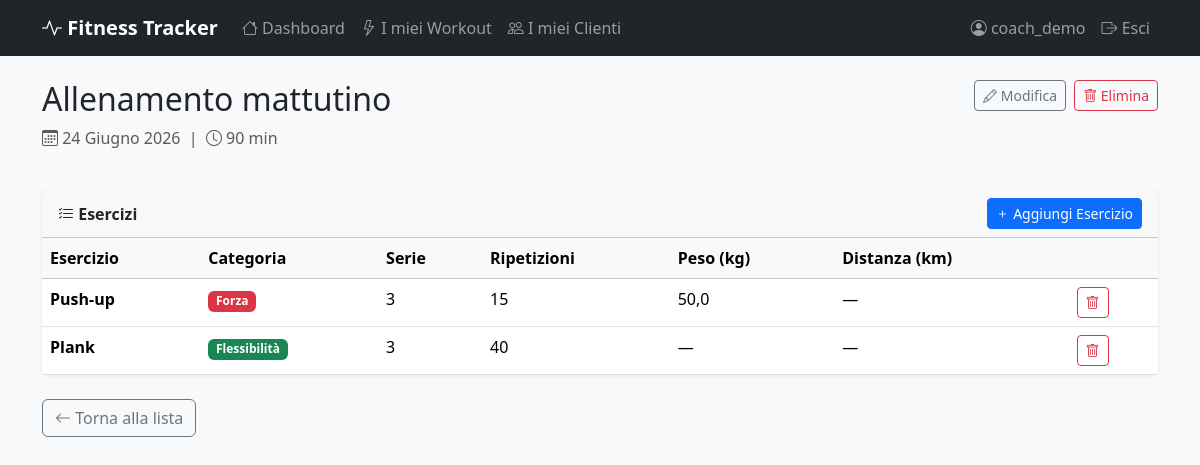
The page /workouts/7/ (signed in) on the database its author committed.
### users/models.py (models this page shows, shortened)
class CustomUser(AbstractUser):
    ROLE_CHOICES = [('standard', 'Utente Standard'), ('coach', 'Coach')]
    role = models.CharField(max_length=20, choices=ROLE_CHOICES, default='standard')
    bio = models.TextField(blank=True)
    avatar = models.ImageField(upload_to='avatars/', blank=True, null=True)

### workouts/models.py (models this page shows, shortened)
class Workout(models.Model):
    user = models.ForeignKey(
        settings.AUTH_USER_MODEL,
        on_delete=models.CASCADE,
        related_name='workouts'
    )
    created_by = models.ForeignKey(
        settings.AUTH_USER_MODEL,
        on_delete=models.SET_NULL,
        null=True,
        blank=True,
        related_name='created_workouts'
    )
    title = models.CharField(max_length=200)
    date = models.DateField()
    duration = models.IntegerField(help_text='Durata in minuti')
    notes = models.TextField(blank=True)
    exercises = models.ManyToManyField(
        ExerciseType,
        through='WorkoutExercise',
        blank=True
    )
    class Meta:
        ordering = ['-date']

class WorkoutExercise(models.Model):
    workout = models.ForeignKey(
        Workout,
        on_delete=models.CASCADE,
        related_name='workout_exercises'
    )
    exercise = models.ForeignKey(ExerciseType, on_delete=models.CASCADE)
    sets = models.IntegerField(null=True, blank=True)
    reps = models.IntegerField(null=True, blank=True)
    weight = models.FloatField(null=True, blank=True, help_text='Peso in kg')
    distance = models.FloatField(null=True, blank=True, help_text='Distanza in km')

class ExerciseType(models.Model):
    CATEGORY_CHOICES = [
        ('strength', 'Forza'),
        ('cardio', 'Cardio'),
        ('flexibility', 'Flessibilità'),
        ('other', 'Altro'),
    ]
    name = models.CharField(max_length=100, unique=True)
    category = models.CharField(max_length=20, choices=CATEGORY_CHOICES)
    class Meta:
        ordering = ['name']

### workouts/views.py (the view)
# urls.py: path('workouts/<int:pk>/', views.WorkoutDetailView.as_view(), name='workout_detail'),
class WorkoutDetailView(LoginRequiredMixin, DetailView):
    model = Workout
    template_name = 'workouts/workout_detail.html'
    context_object_name = 'workout'
    def get_queryset(self):
        user = self.request.user
        if user.role == 'coach':
            assigned_ids = CoachAssignment.objects.filter(
                coach=user
            ).values_list('user_id', flat=True)
            return Workout.objects.filter(Q(user=user) | Q(user_id__in=assigned_ids))
        return Workout.objects.filter(user=user)
    def get_context_data(self, **kwargs):
        context = super().get_context_data(**kwargs)
        context['exercises'] = self.object.workout_exercises.select_related('exercise').all()
        context['exercise_form'] = WorkoutExerciseForm()
        return context

### templates/workouts/workout_detail.html (shortened to what this page needs)
{% extends "base.html" %}
{% block content %}
<div class="d-flex justify-content-between align-items-start mb-4">
  <div>
    <h2>{{ workout.title }}</h2>
    <p class="text-muted">
      <i class="bi bi-calendar3"></i> {{ workout.date }}
      &nbsp;|&nbsp;
      <i class="bi bi-clock"></i> {{ workout.duration }} min
    </p>
  </div>
  <div class="d-flex gap-2">
    <a href="{% url 'workout_edit' workout.pk %}" class="btn btn-outline-secondary btn-sm">
      <i class="bi bi-pencil"></i> Modifica
    </a>
    <a href="{% url 'workout_delete' workout.pk %}" class="btn btn-outline-danger btn-sm">
      <i class="bi bi-trash"></i> Elimina
    </a>
  </div>
</div>
<div class="card mb-4">
  <div class="card-header d-flex justify-content-between align-items-center">
    <strong><i class="bi bi-list-check"></i> Esercizi</strong>
    <a href="{% url 'exercise_add' workout.pk %}" class="btn btn-sm btn-primary">
      <i class="bi bi-plus"></i> Aggiungi Esercizio
    </a>
  </div>
  <div class="card-body p-0">
    {% if exercises %}
      <div class="table-responsive">
        <table class="table table-hover mb-0">
          <thead class="table-light">
            <tr>
              <th>Esercizio</th>
              <th>Categoria</th>
              <th>Serie</th>
              <th>Ripetizioni</th>
              <th>Peso (kg)</th>
              <th>Distanza (km)</th>
              <th></th>
            </tr>
          </thead>
          <tbody>
            {% for we in exercises %}
              <tr>
                <td><strong>{{ we.exercise.name }}</strong></td>
                <td>
                  <span class="badge badge-{{ we.exercise.category }}">
                    {{ we.exercise.get_category_display }}
                  </span>
                </td>
                <td>{{ we.sets|default:"—" }}</td>
                <td>{{ we.reps|default:"—" }}</td>
                <td>{{ we.weight|default:"—" }}</td>
                <td>{{ we.distance|default:"—" }}</td>
                <td>
                  <a href="{% url 'exercise_delete' workout.pk we.pk %}" class="btn btn-sm btn-outline-danger">
                    <i class="bi bi-trash"></i>
                  </a>
                </td>
              </tr>
            {% endfor %}
          </tbody>
        </table>
      </div>
    {% else %}
      <p class="text-muted text-center py-3">Nessun esercizio. <a href="{% url 'exercise_add' workout.pk %}">Aggiungine uno!</a></p>
    {% endif %}
  </div>
</div>
<a href="{% url 'workout_list' %}" class="btn btn-outline-secondary">
  <i class="bi bi-arrow-left"></i> Torna alla lista
</a>
{% endblock %}

### templates/partials/navbar.html (shortened to what this page needs)
<nav class="navbar navbar-expand-lg navbar-dark bg-dark">
  <div class="container">
    <a class="navbar-brand" href="{% url 'dashboard' %}">
      <i class="bi bi-activity"></i> Fitness Tracker
    </a>
    <div class="collapse navbar-collapse" id="navMenu">
      <ul class="navbar-nav me-auto">
        {% if user.is_authenticated %}
          <li class="nav-item">
            <a class="nav-link" href="{% url 'dashboard' %}"><i class="bi bi-house"></i> Dashboard</a>
          </li>
          {% if user.role == 'coach' %}
            <li class="nav-item">
              <a class="nav-link" href="{% url 'workout_list' %}"><i class="bi bi-lightning"></i> I miei Workout</a>
            </li>
            <li class="nav-item">
              <a class="nav-link" href="{% url 'coach_clients' %}"><i class="bi bi-people"></i> I miei Clienti</a>
            </li>
          {% endif %}
        {% endif %}
      </ul>
      <ul class="navbar-nav">
        {% if user.is_authenticated %}
          <li class="nav-item">
            <a class="nav-link" href="{% url 'profile' %}"><i class="bi bi-person-circle"></i> {{ user.username }}</a>
          </li>
          <li class="nav-item">
            <form method="post" action="{% url 'logout' %}" class="d-inline">
              <button type="submit" class="btn btn-link nav-link"><i class="bi bi-box-arrow-right"></i> Esci</button>
            </form>
          </li>
        {% else %}
          <li class="nav-item"><a class="nav-link" href="{% url 'login' %}">Accedi</a></li>
          <li class="nav-item"><a class="nav-link" href="{% url 'register' %}">Registrati</a></li>
        {% endif %}
      </ul>
    </div>
  </div>
</nav>

### templates/base.html (style rules this page uses)
body { background-color: #f8f9fa; }
.navbar-brand { font-weight: 700; }
.card { border: none; box-shadow: 0 1px 4px rgba(0,0,0,.08); }
.badge-strength { background-color: #dc3545; }
.badge-flexibility { background-color: #198754; }

### rows shown on the page
CustomUser: username "coach_demo"
Workout: title "Allenamento mattutino", date "24 Giugno 2026", duration "90"
WorkoutExercise: exercise.name "Push-up", exercise.category "Forza", sets "3", reps "15", weight "50,0", distance "—"
WorkoutExercise: exercise.name "Plank", exercise.category "Flessibilità", sets "3", reps "40", weight "—", distance "—"
